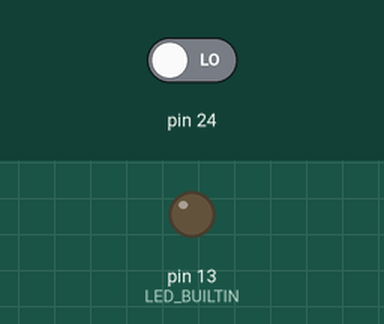
The sketch below on a simulated Arduino Mega 2560, built with avr-gcc and run on an emulated ATmega2560. Shown: output pins drawn as LEDs (lit = HIGH). The test bench sets the inputs (shaded band); at power-on: pin 24 LOW.

Above: at 1.2 s.
1.3 s: pin 24 driven HIGH
At 2.2 s:
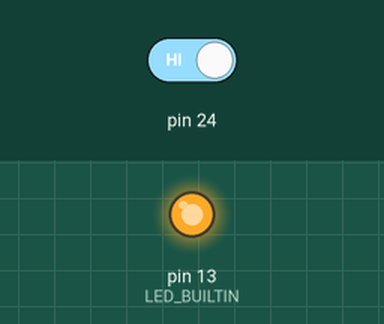
2.8 s: pin 24 driven LOW
At 3.3 s:
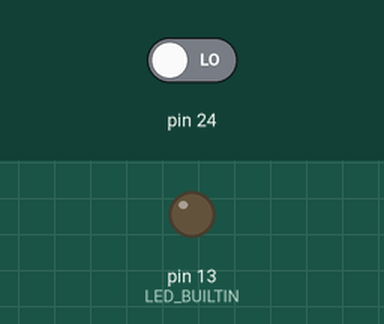
Timing chart, 0 to 5.8 s (numbered marks = the images above; inputs shaded):
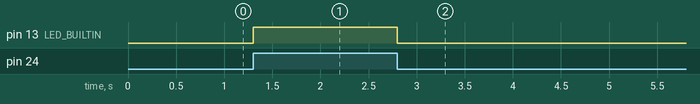

Measured:
- after the input at 1.3 s, pin 13 (LED_BUILTIN): LOW → HIGH at once
- after the input at 2.8 s, pin 13 (LED_BUILTIN): HIGH → LOW at once

The sketch:

main_button_test.ino
```cpp
void setup() {
  // put your setup code here, to run once:
  pinMode(24, INPUT);
  pinMode(LED_BUILTIN,OUTPUT);
}

void loop() {
  // put your main code here, to run repeatedly:
  if(digitalRead(24)==HIGH)
  {
    digitalWrite(LED_BUILTIN,HIGH);
  }
  else if (digitalRead(24)==LOW)
  {
    digitalWrite(LED_BUILTIN,LOW);
  }
}
```
